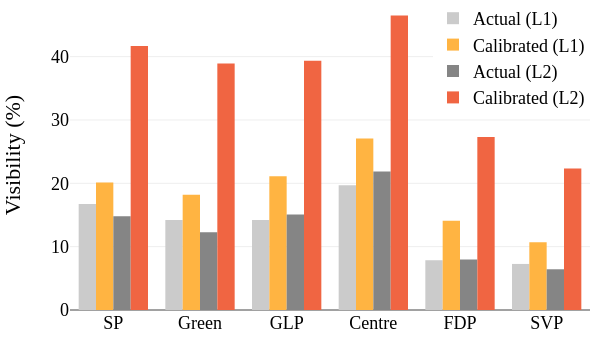

The notebook cell saved with this chart:
### Code cell
save_paper_figure(fig, 'what_if_neutral_answering_strategy_recommendation_share_L2_L1_big_parties_2023_sv_tiebreaking_times_roman_5x3_both_actual_times_bottommargin_english', height=360, font_size=18, margin_b=50)

### Figure 1 — Plotly figure (JSON) as saved in the notebook; plotly's stock layout.template omitted (floating-point values rounded to 4 significant figures)
{"data": [{"alignmentgroup": "True", "hovertemplate": "variable=Actual (L1)<br>_party=%{x}<br>value=%{y}<extra></extra>", "legendgroup": "Actual (L1)", "marker": {"color": "#cbcbcb", "pattern": {"shape": ""}}, "name": "Actual (L1)", "offsetgroup": "Actual (L1)", "orientation": "v", "showlegend": true, "textposition": "auto", "type": "bar", "x": ["SP", "Green", "GLP", "Centre", "FDP", "SVP"], "xaxis": "x", "y": [16.73, 14.21, 14.2, 19.69, 7.858, 7.272], "yaxis": "y"}, {"alignmentgroup": "True", "hovertemplate": "variable=Manipulated (L1)<br>_party=%{x}<br>value=%{y}<extra></extra>", "legendgroup": "Manipulated (L1)", "marker": {"color": "#ffb442", "pattern": {"shape": ""}}, "name": "Calibrated (L1)", "offsetgroup": "Manipulated (L1)", "orientation": "v", "showlegend": true, "textposition": "auto", "type": "bar", "x": ["SP", "Green", "GLP", "Centre", "FDP", "SVP"], "xaxis": "x", "y": [20.11, 18.2, 21.14, 27.07, 14.07, 10.68], "yaxis": "y"}, {"alignmentgroup": "True", "hovertemplate": "variable=Actual (L2_sv)<br>_party=%{x}<br>value=%{y}<extra></extra>", "legendgroup": "Actual (L2_sv)", "marker": {"color": "#858585", "pattern": {"shape": ""}}, "name": "Actual (L2)", "offsetgroup": "Actual (L2_sv)", "orientation": "v", "showlegend": true, "textposition": "auto", "type": "bar", "x": ["SP", "Green", "GLP", "Centre", "FDP", "SVP"], "xaxis": "x", "y": [14.79, 12.29, 15.07, 21.88, 7.973, 6.429], "yaxis": "y"}, {"alignmentgroup": "True", "hovertemplate": "variable=Manipulated (L2_sv)<br>_party=%{x}<br>value=%{y}<extra></extra>", "legendgroup": "Manipulated (L2_sv)", "marker": {"color": "#f06542", "pattern": {"shape": ""}}, "name": "Calibrated (L2)", "offsetgroup": "Manipulated (L2_sv)", "orientation": "v", "showlegend": true, "textposition": "auto", "type": "bar", "x": ["SP", "Green", "GLP", "Centre", "FDP", "SVP"], "xaxis": "x", "y": [41.7, 38.92, 39.36, 46.5, 27.31, 22.35], "yaxis": "y"}], "layout": {"barmode": "group", "font": {"color": "black", "family": "Times", "size": 18}, "height": 360, "legend": {"title": {}, "tracegroupgap": 0, "x": 1, "xanchor": "right", "y": 1, "yanchor": "top"}, "margin": {"b": 50, "l": 70, "r": 10, "t": 0}, "title": {}, "width": 600, "xaxis": {"anchor": "y", "autorange": true, "domain": [0, 1], "range": [-0.5, 5.5], "title": {}, "type": "category"}, "yaxis": {"anchor": "x", "autorange": true, "domain": [0, 1], "range": [0, 48.94], "title": {"text": "Visibility (%)"}, "type": "linear"}}}
